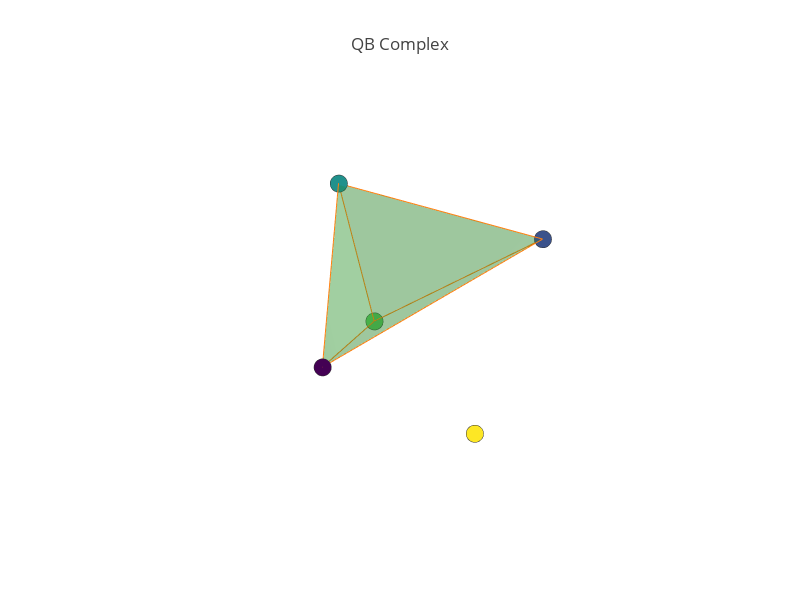

Write notebook code for a chart like this one.
### Code cell
qb_complex = cmapper.build_complex(38)

fig = visualize_complex(qb_complex, 'QB Complex')
iplot(fig, filename='qb_complex')

### Figure 1 — Plotly figure (JSON) as saved in the notebook; plotly's stock layout.template omitted (floating-point values rounded to 4 significant figures)
{"data": [{"hoverinfo": "text", "marker": {"color": [0, 1, 2, 3, 4], "colorscale": "Viridis", "line": {"color": "rgb(50,50,50)", "width": 0.5}, "size": 6, "symbol": "circle"}, "mode": "markers", "name": "Vertices", "text": ["0", "1", "2", "3", "4"], "type": "scatter3d", "uid": "38c4e004-ad54-11e8-8892-a32eeb14e0a2", "x": [0.2034, -0.8743, -0.346, -0.5663, -0.3649], "y": [0.1575, 0.3119, -0.3889, -0.443, 0.4229], "z": [-1.511, -1.365, -1.166, -2.036, -2.089]}, {"mode": "lines", "name": "Edges", "type": "scatter3d", "uid": "38c4e1b2-ad54-11e8-8892-a32eeb14e0a2", "x": [0.2034, -0.8743, null, 0.2034, -0.346, null, 0.2034, -0.5663, null, -0.8743, -0.346, null, -0.8743, -0.5663, null, -0.346, -0.5663, null], "y": [0.1575, 0.3119, null, 0.1575, -0.3889, null, 0.1575, -0.443, null, 0.3119, -0.3889, null, 0.3119, -0.443, null, -0.3889, -0.443, null], "z": [-1.511, -1.365, null, -1.511, -1.166, null, -1.511, -2.036, null, -1.365, -1.166, null, -1.365, -2.036, null, -1.166, -2.036, null]}, {"i": [0, 0, 0, 1], "j": [1, 1, 2, 2], "k": [2, 3, 3, 3], "name": "Faces", "opacity": 0.25, "type": "mesh3d", "uid": "38c4e284-ad54-11e8-8892-a32eeb14e0a2", "x": [0.2034, -0.8743, -0.346, -0.5663, -0.3649], "y": [0.1575, 0.3119, -0.3889, -0.443, 0.4229], "z": [-1.511, -1.365, -1.166, -2.036, -2.089]}], "layout": {"height": 600, "margin": {"t": 100}, "scene": {"xaxis": {"showbackground": false, "showgrid": false, "showline": false, "showticklabels": false, "title": "", "zeroline": false}, "yaxis": {"showbackground": false, "showgrid": false, "showline": false, "showticklabels": false, "title": "", "zeroline": false}, "zaxis": {"showbackground": false, "showgrid": false, "showline": false, "showticklabels": false, "title": "", "zeroline": false}}, "showlegend": false, "title": "QB Complex", "width": 800}}
